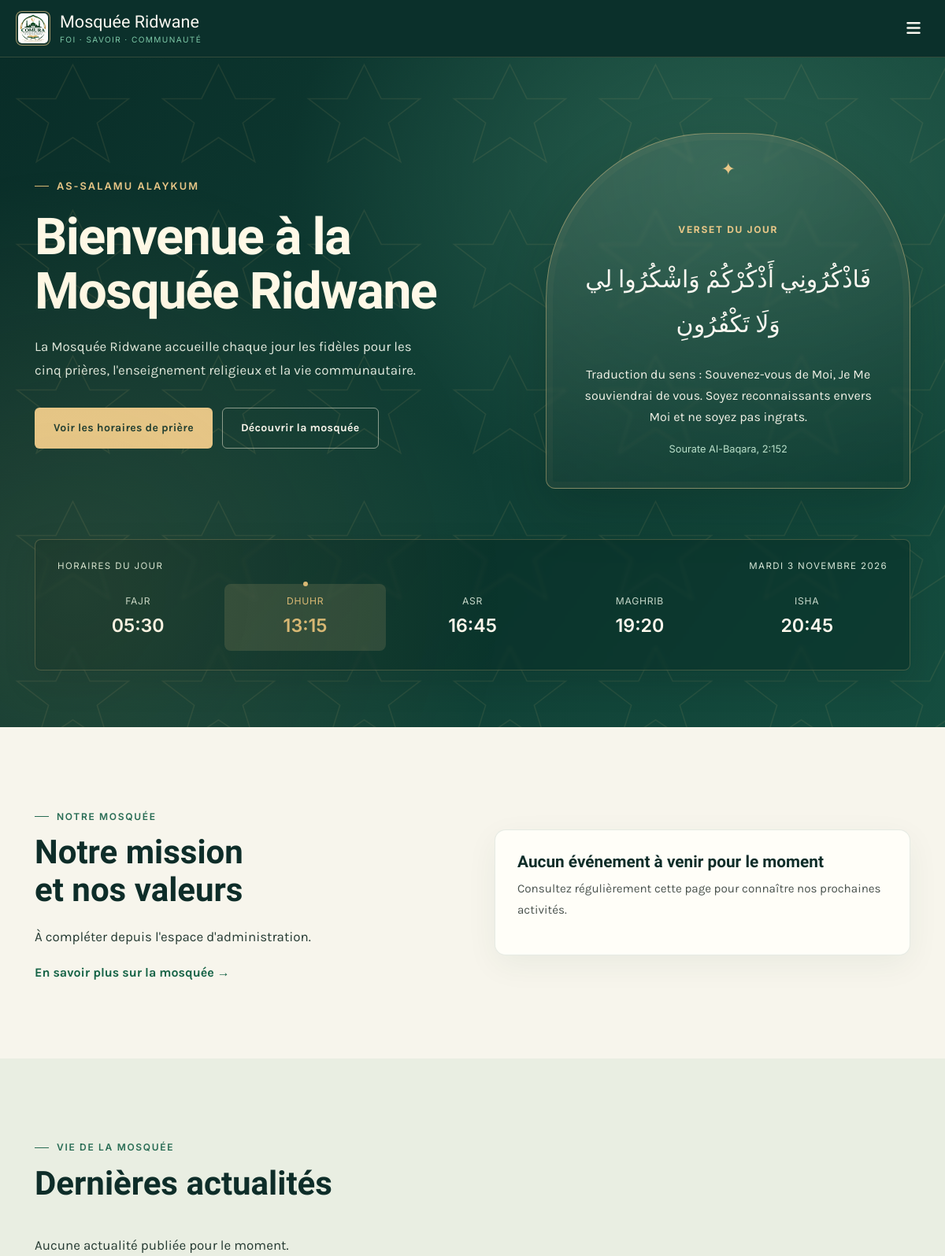
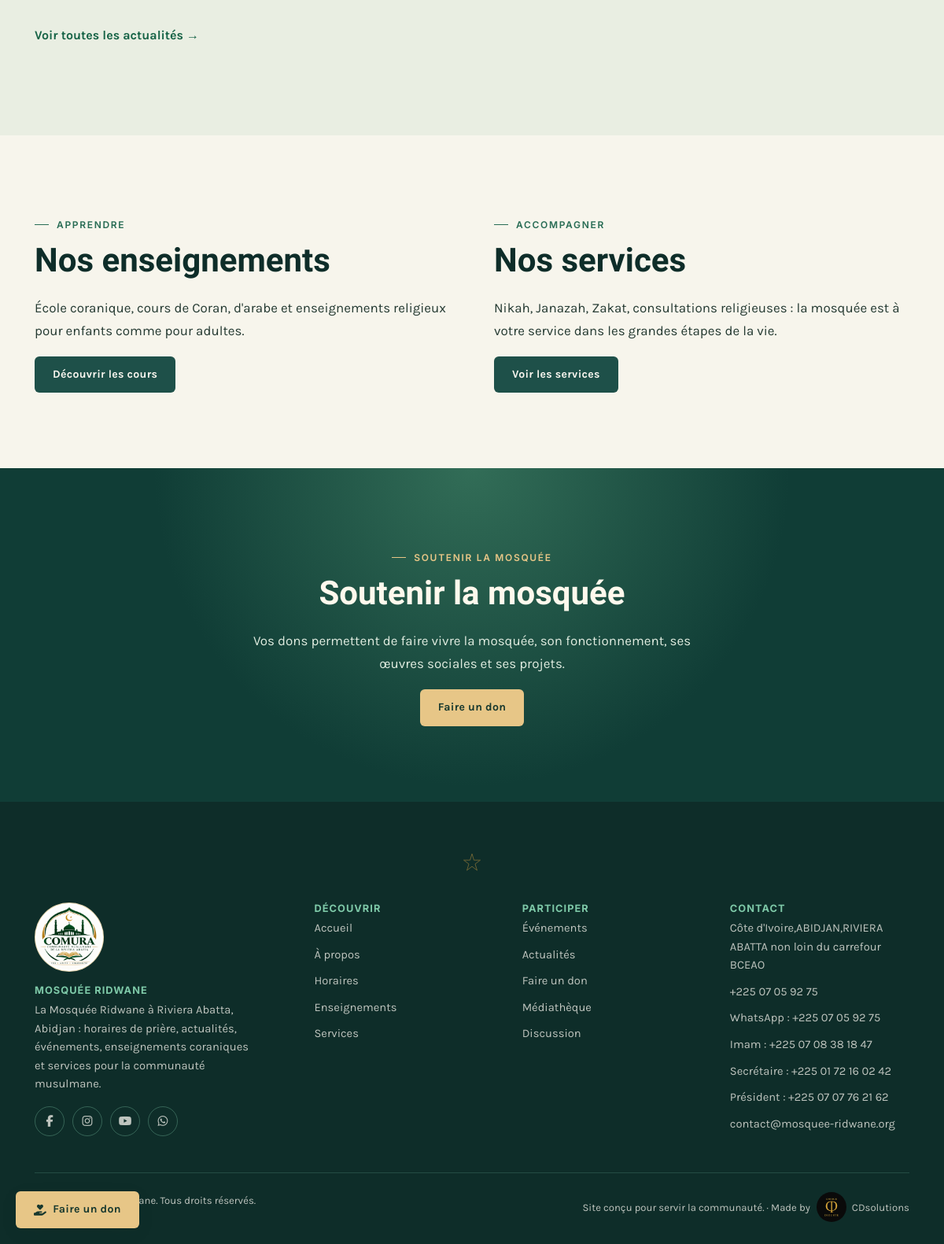
The page / on the database its author committed (2 pictures, top to bottom).
### tables this page shows
CREATE TABLE IF NOT EXISTS pages_contenu (
    id INT AUTO_INCREMENT PRIMARY KEY,
    cle VARCHAR(100) NOT NULL UNIQUE,       
    titre VARCHAR(255),
    contenu TEXT,
    image VARCHAR(255),
    date_maj DATETIME DEFAULT CURRENT_TIMESTAMP ON UPDATE CURRENT_TIMESTAMP
);

CREATE TABLE IF NOT EXISTS horaires_prieres (
    id INT AUTO_INCREMENT PRIMARY KEY,
    date_jour DATE NOT NULL UNIQUE,
    fajr TIME,
    lever_soleil TIME,
    dhuhr TIME,
    asr TIME,
    maghrib TIME,
    isha TIME,
    jumuah TIME
);

### includes/functions.php (called while the page is built, shortened)
<?php
function h($texte) {
    return htmlspecialchars($texte ?? '', ENT_QUOTES, 'UTF-8');
}
function getContenu($cle) {
    global $pdo;
    static $cache = [];
    if (isset($cache[$cle])) return $cache[$cle];
    $stmt = $pdo->prepare("SELECT * FROM pages_contenu WHERE cle = ?");
    $stmt->execute([$cle]);
    $cache[$cle] = $stmt->fetch();
    return $cache[$cle];
}
function contenuTexte($cle, $defaut = '') {
    $c = getContenu($cle);
    return $c ? $c['contenu'] : $defaut;
}
function contenuTitre($cle, $defaut = '') {
    $c = getContenu($cle);
    return $c ? $c['titre'] : $defaut;
}
function getHorairesDuJour() {
    global $pdo;
    $stmt = $pdo->prepare("SELECT * FROM horaires_prieres WHERE date_jour = CURDATE()");
    $stmt->execute();
    $h = $stmt->fetch();
    $stmt = $pdo->query("SELECT * FROM horaires_prieres ORDER BY date_jour DESC LIMIT 1");
    return $stmt->fetch();
}
function formatHeure($heure) {
    return substr($heure, 0, 5);
}
function formatDateFr($date, $avecHeure = false) {
    $mois = ['janvier','février','mars','avril','mai','juin','juillet','août','septembre','octobre','novembre','décembre'];
    $jours = ['dimanche','lundi','mardi','mercredi','jeudi','vendredi','samedi'];
    $ts = is_numeric($date) ? $date : strtotime($date);
    $jourSemaine = $jours[date('w', $ts)];
    $j = date('j', $ts);
    $m = $mois[date('n', $ts) - 1];
    $a = date('Y', $ts);
    $result = "$jourSemaine $j $m $a";
    return $result;
}
function extraitTexte($texte, $longueur = 160) {
    $texte = strip_tags($texte);
    if (mb_strlen($texte) <= $longueur) return $texte;
    return mb_substr($texte, 0, $longueur) . '…';
}

### index.php (the view, shortened to what this page needs)
<?php
require_once __DIR__ . '/config/config.php';
$horaires = getHorairesDuJour();
$stmt = $pdo->query("SELECT a.*, c.nom AS categorie FROM actualites a LEFT JOIN categories c ON a.categorie_id = c.id WHERE a.statut='publie' ORDER BY a.date_publication DESC LIMIT 3");
$dernieres_actus = $stmt->fetchAll();
$stmt = $pdo->query("SELECT e.*, c.nom AS categorie FROM evenements e LEFT JOIN categories c ON e.categorie_id = c.id WHERE e.statut='publie' AND e.date_evenement >= CURDATE() ORDER BY e.date_evenement ASC LIMIT 1");
$prochain_evenement = $stmt->fetch();
$aujourdhui = new DateTimeImmutable('today', new DateTimeZone('Africa/Abidjan'));
$jourIndex = intdiv((int) $aujourdhui->format('U'), 86400);
$versetDuJour = $versets[($jourIndex * 17 + 3) % count($versets)];
require_once __DIR__ . '/includes/header.php';
?>
<section class="hero">
    <div class="conteneur">
        <div class="hero-accueil-grille">
            <div class="hero-contenu">
                <span class="eyebrow">As-salamu alaykum</span>
                <h1 id="test"><?= h(contenuTitre('accueil_bienvenue', 'Bienvenue à la Mosquée Ridwane')) ?></h1>
                <p class="intro"><?= h(contenuTexte('accueil_presentation')) ?></p>
                <div class="hero-actions">
                    <a href="<?= BASE_URL ?>/horaires.php" class="bouton bouton-dore">Voir les horaires de prière</a>
                    <a href="<?= BASE_URL ?>/a-propos.php" class="bouton bouton-contour">Découvrir la mosquée</a>
                </div>
            </div>
            <aside class="verset-du-jour" aria-labelledby="titre-verset-du-jour">
                <span class="verset-etiquette" id="titre-verset-du-jour">Verset du jour</span>
                <p class="verset-arabe" lang="ar" dir="rtl"><?= h($versetDuJour['arabe']) ?></p>
                <p class="verset-traduction"><span>Traduction du sens :</span> <?= h($versetDuJour['traduction']) ?></p>
                <span class="verset-reference"><?= h($versetDuJour['reference']) ?></span>
            </aside>
        </div>
        <?php if ($horaires): ?>
        <div class="hero-horaires">
            <div class="hero-horaires-titre">
                <span>Horaires du jour</span>
                <span><?= h(formatDateFr(time())) ?></span>
            </div>
            <div class="grille-horaires-hero">
                <div data-heure-priere="<?= formatHeure($horaires['fajr']) ?>">
                    <div class="nom">Fajr</div>
                    <div class="heure"><?= formatHeure($horaires['fajr']) ?></div>
                </div>
                <div data-heure-priere="<?= formatHeure($horaires['dhuhr']) ?>">
                    <div class="nom">Dhuhr</div>
                    <div class="heure"><?= formatHeure($horaires['dhuhr']) ?></div>
                </div>
                <div data-heure-priere="<?= formatHeure($horaires['asr']) ?>">
                    <div class="nom">Asr</div>
                    <div class="heure"><?= formatHeure($horaires['asr']) ?></div>
                </div>
                <div data-heure-priere="<?= formatHeure($horaires['maghrib']) ?>">
                    <div class="nom">Maghrib</div>
                    <div class="heure"><?= formatHeure($horaires['maghrib']) ?></div>
                </div>
                <div data-heure-priere="<?= formatHeure($horaires['isha']) ?>">
                    <div class="nom">Isha</div>
                    <div class="heure"><?= formatHeure($horaires['isha']) ?></div>
                </div>
            </div>
        </div>
        <?php endif; ?>
    </div>
</section>
<section class="section">
    <div class="conteneur grille grille-2" style="align-items:center; gap:56px;">
        <div>
            <span class="eyebrow">Notre mosquée</span>
            <h2><?= h(contenuTitre('apropos_mission', 'Un lieu de foi, de savoir et de fraternité')) ?></h2>
            <p><?= h(extraitTexte(contenuTexte('apropos_mission', "La Mosquée Ridwane accueille chaque jour les fidèles pour les prières, l'enseignement et la vie communautaire, dans un esprit d'ouverture et de service."), 320)) ?></p>
            <a href="<?= BASE_URL ?>/a-propos.php" class="carte-lien">En savoir plus sur la mosquée →</a>
        </div>
        <?php if ($prochain_evenement): ?>
        <div class="carte">
            <div class="carte-corps">
                <div class="carte-meta">
                    <span class="badge">Prochain événement</span>
                </div>
                <h3><?= h($prochain_evenement['titre']) ?></h3>
                <p class="resume"><?= h(extraitTexte($prochain_evenement['description'], 140)) ?></p>
                <p class="resume" style="font-family:var(--police-donnee); font-weight:600; color:var(--emeraude-700);">
                    <span class="meta-icone"><i class="fa-solid fa-calendar-days icone" aria-hidden="true"></i> <?= h(formatDateFr($prochain_evenement['date_evenement'])) ?></span>
                    <?php if ($prochain_evenement['heure_evenement']): ?> — <?= formatHeure($prochain_evenement['heure_evenement']) ?><?php endif; ?>
                    <?php if ($prochain_evenement['lieu']): ?><br><span class="meta-icone"><i class="fa-solid fa-location-dot icone" aria-hidden="true"></i> <?= h($prochain_evenement['lieu']) ?></span><?php endif; ?>
                </p>
                <a href="<?= BASE_URL ?>/evenement.php?slug=<?= urlencode($prochain_evenement['slug']) ?>" class="carte-lien">Voir les détails →</a>
            </div>
        </div>
        <?php else: ?>
        <div class="carte"><div class="carte-corps">
            <h3>Aucun événement à venir pour le moment</h3>
            <p class="resume">Consultez régulièrement cette page pour connaître nos prochaines activités.</p>
        </div></div>
        <?php endif; ?>
    </div>
</section>
<section class="section section-alt">
    <div class="conteneur">
        <div class="section-tete">
            <span class="eyebrow">Vie de la mosquée</span>
            <h2>Dernières actualités</h2>
        </div>
        <?php if ($dernieres_actus): ?>
        <div class="grille grille-3">
            <?php foreach ($dernieres_actus as $actu): ?>
            <a class="carte" href="<?= BASE_URL ?>/actualite.php?slug=<?= urlencode($actu['slug']) ?>">
                <div class="carte-image" style="background-image:url('<?= h(siteAssetUrl($actu['image'] ?: '/assets/img/placeholder-actu.jpg')) ?>');"></div>
                <div class="carte-corps">
                    <div class="carte-meta">
                        <?php if ($actu['categorie']): ?><span class="badge"><?= h($actu['categorie']) ?></span><?php endif; ?>
                        <span><?= h(formatDateFr($actu['date_publication'])) ?></span>
                    </div>
                    <h3><?= h($actu['titre']) ?></h3>
                    <p class="resume"><?= h($actu['resume'] ?: extraitTexte($actu['contenu'], 110)) ?></p>
                </div>
            </a>
            <?php endforeach; ?>
        </div>
        <?php else: ?>
        <p>Aucune actualité publiée pour le moment.</p>
        <?php endif; ?>
        <p style="margin-top:28px;"><a href="<?= BASE_URL ?>/actualites.php" class="carte-lien">Voir toutes les actualités →</a></p>
    </div>
</section>
<section class="section">
    <div class="conteneur grille grille-2" style="align-items:center; gap:56px;">
        <div>
            <span class="eyebrow">Apprendre</span>
            <h2>Nos enseignements</h2>
            <p>École coranique, cours de Coran, d'arabe et enseignements religieux pour enfants comme pour adultes.</p>
            <a href="<?= BASE_URL ?>/enseignements.php" class="bouton bouton-emeraude">Découvrir les cours</a>
        </div>
        <div>
            <span class="eyebrow">Accompagner</span>
            <h2>Nos services</h2>
            <p>Nikah, Janazah, Zakat, consultations religieuses : la mosquée est à votre service dans les grandes étapes de la vie.</p>
            <a href="<?= BASE_URL ?>/services.php" class="bouton bouton-emeraude">Voir les services</a>
        </div>
    </div>
</section>
<section class="section section-emeraude">
    <div class="conteneur" style="text-align:center; max-width:640px; margin:0 auto;">
        <span class="eyebrow" style="justify-content:center;">Soutenir la mosquée</span>
        <h2><?= h(contenuTitre('dons_intro', 'Votre don fait vivre la mosquée')) ?></h2>
        <p style="color:var(--plâtre-100);"><?= h(contenuTexte('dons_intro')) ?></p>
        <a href="<?= BASE_URL ?>/dons.php" class="bouton bouton-dore">Faire un don</a>
    </div>
</section>
<?php require_once __DIR__ . '/includes/footer.php'; ?>

### assets/css/accueil-visuel.css (style rules this page uses)
:root { --ridwane-nuit: #103d36; --ridwane-profond: #092e29; --ridwane-or: #e7c687; --ridwane-papier: #f7f5ec; --ridwane-texte: #253a32; }
.bouton { border-radius: 6px; min-height: 46px; justify-content: center; }
.bouton-dore { background: var(--ridwane-or); color: #17382e; }
main > .hero { background: radial-gradient(ellipse at 78% 18%, #285f4e 0%, transparent 43%), linear-gradient(125deg, #092d28 0%, #154d3f 100%); padding: clamp(64px, 8vw, 112px) 0 72px; }
main > .hero::before { opacity: .10; background-size: 185px 185px; pointer-events: none; }
main > .hero::after { background: radial-gradient(circle at 8% 80%, rgba(215, 189, 119, .12), transparent 42%); }
.hero-accueil-grille { grid-template-columns: minmax(0, 1.1fr) minmax(300px, .9fr); gap: clamp(38px, 7vw, 100px); }
.hero-contenu .eyebrow { color: var(--ridwane-or); font-size: .8rem; letter-spacing: .16em; }
.hero-contenu h1#test { color: #fff9e8; font-size: clamp(3rem, 5.4vw, 5.4rem); line-height: 1.06; letter-spacing: -.025em; margin: 20px 0 22px; text-wrap: balance; }
.hero-contenu p.intro { color: #e1eae0; font-size: clamp(1.06rem, 1.3vw, 1.2rem); line-height: 1.75; max-width: 510px; }
.hero-actions { margin-top: 32px; gap: 12px; }
.hero-actions .bouton { padding: 14px 23px; }
.hero-actions .bouton-contour { border-color: rgba(255, 249, 232, .5); }
.verset-du-jour { isolation: isolate; border: 1px solid rgba(231, 198, 135, .46); border-radius: 210px 210px 12px 12px; background: linear-gradient(160deg, rgba(250, 244, 223, .12), rgba(7, 40, 34, .28)); padding: clamp(80px, 9vw, 112px) clamp(24px, 4vw, 48px) 38px; box-shadow: inset 0 0 0 8px rgba(231, 198, 135, .035), 0 24px 70px rgba(0, 24, 20, .22); text-align: center; }
.verset-du-jour::before { content: '✦'; position: absolute; top: 34px; left: 50%; transform: translateX(-50%); color: var(--ridwane-or); font-size: 1.35rem; line-height: 1; }
.verset-etiquette { color: var(--ridwane-or); letter-spacing: .14em; }
.verset-arabe { font-size: clamp(1.7rem, 2.5vw, 2.25rem); line-height: 1.9; margin: 22px 0; }
.verset-traduction { color: #f2f2e6; line-height: 1.7; }
.verset-reference { color: #b9dfc9; text-align: center; }
.hero-horaires { margin-top: 64px; padding: 24px 28px; border-color: rgba(231, 198, 135, .24); background: rgba(4, 35, 30, .38); box-shadow: 0 16px 40px rgba(0, 24, 20, .14); }
.hero-horaires-titre { color: #d6e6d7; letter-spacing: .12em; }
.grille-horaires-hero { gap: 8px; }
.grille-horaires-hero > div { padding: 12px 5px; }
.grille-horaires-hero .nom { color: #c5d7c9; }
.grille-horaires-hero .heure { font-size: clamp(1.15rem, 2vw, 1.45rem); color: #fff9ed; }
.grille-horaires-hero .prochaine { background: rgba(231, 198, 135, .14); }
main > .section { padding-top: clamp(64px, 8vw, 104px); padding-bottom: clamp(64px, 8vw, 104px); }
main > .section:not(.section-alt):not(.section-emeraude) { background: var(--ridwane-papier); }
main > .section-alt { background: #e9eee2; }
main > .section h2 { font-size: clamp(2rem, 3.5vw, 3.1rem); line-height: 1.15; text-wrap: balance; }
main > .section p { color: var(--ridwane-texte); font-size: 1.06rem; line-height: 1.75; }
main > .section .eyebrow { color: #286c54; margin-bottom: 12px; }
main > .section .eyebrow::before { background: #286c54; }
main > .section .carte { border: 1px solid rgba(18, 70, 52, .10); border-radius: 14px; background: #fffef8; box-shadow: 0 12px 40px rgba(17, 61, 44, .06); }
main > .section .carte-corps { padding: 28px; }
main > .section .carte-lien { color: #166346; font-size: 1rem; }
main > .section-emeraude { background: radial-gradient(circle at 50% 0%, #326d57, transparent 55%), #103d36; color: #fff9ed; }
main > .section-emeraude h2 { color: #fff9ed; }
main > .section-emeraude p { color: #e0ece0 !important; }
main > .section-emeraude .eyebrow { color: var(--ridwane-or); }
main > .section-emeraude .eyebrow::before { background: var(--ridwane-or); }

### rows shown on the page
pages_contenu: titre "Bienvenue à la Mosquée Ridwane"
pages_contenu: contenu "La Mosquée Ridwane accueille chaque jour les fidèles pour les cinq prières, l'enseignement religieux et la vie communautaire."
horaires_prieres: fajr "05:30", dhuhr "13:15", asr "16:45", maghrib "19:20", isha "20:45"
pages_contenu: titre "Notre mission et nos valeurs", contenu "À compléter depuis l'espace d'administration."
pages_contenu: titre "Soutenir la mosquée", contenu "Vos dons permettent de faire vivre la mosquée, son fonctionnement, ses œuvres sociales et ses projets."

### other values the page prints
$versetDuJour['arabe'] "فَاذْكُرُونِي أَذْكُرْكُمْ وَاشْكُرُوا لِي وَلَا تَكْفُرُونِ"
$versetDuJour['traduction'] "Souvenez-vous de Moi, Je Me souviendrai de vous. Soyez reconnaissants envers Moi et ne soyez pas ingrats."
$versetDuJour['reference'] "Sourate Al-Baqara, 2:152"
SITE_DESCRIPTION "La Mosquée Ridwane à Riviera Abatta, Abidjan : horaires de prière, actualités, événements, enseignements coraniques et services pour la communauté musulmane."
SITE_ADRESSE "Côte d'Ivoire,ABIDJAN,RIVIERA ABATTA non loin du carrefour BCEAO"
SITE_TELEPHONE "+225 07 05 92 75"
SITE_IMAM_TELEPHONE "+225 07 08 38 18 47"
SITE_SECRETAIRE_TELEPHONE "+225 01 72 16 02 42"
SITE_PRESIDENT_TELEPHONE "+225 07 07 76 21 62"
SITE_EMAIL "contact@mosquee-ridwane.org"
